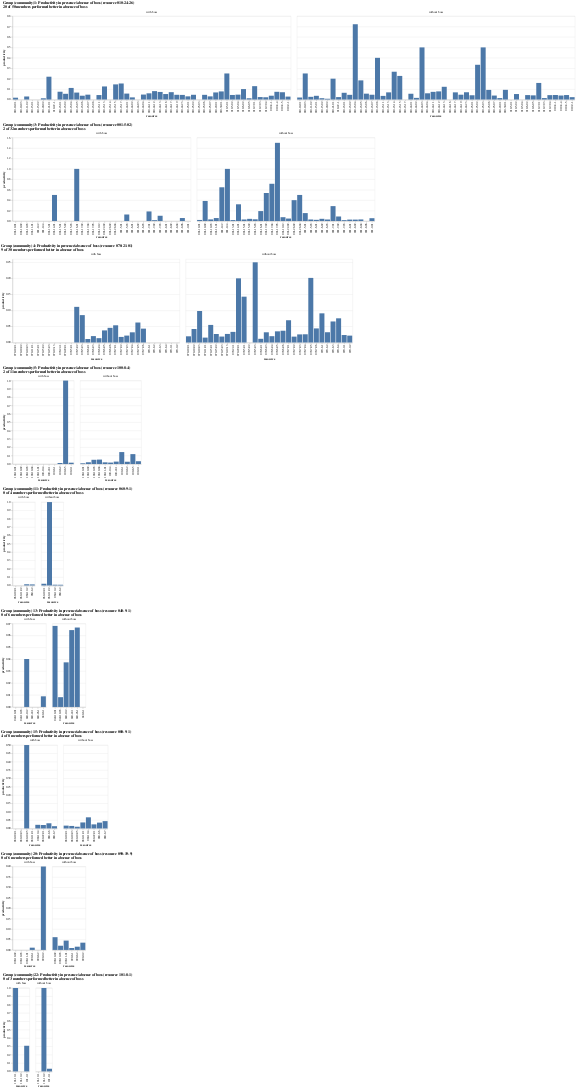

Write notebook code for a chart like this one.
### Markdown cell above
### Find correlation between co-presence periods and decreased performance of resources

### Code cell
col_copresence = 'direct_copresenting_boss'
charts = []
for ic, c in sel_rgs.items():
    # calculate the total number of activities performed by resources with or
    # without bosses
    # excluding the boss resource itself
    data = log.loc[
        (log['resource_group'] == ic) & 
        (log['resource'] != sel_rgs_boss[ic])
    ].groupby(['resource', col_copresence]).agg(
        avg_act_duration=pd.NamedAgg('activity_duration_minutes', 'mean')
    ).reset_index()
    data['productivity'] = 1 / data['avg_act_duration']

    cnt_mobbing_members = 0
    number_common_members = data['resource'].nunique()
    for r in data['resource'].unique():
        if (
            len(data.loc[
                (data['resource'] == r) & (data[col_copresence] == False),
                'productivity'
            ]) > 0 
            and
            len(data.loc[
                (data['resource'] == r) & (data[col_copresence] == True),
                'productivity'
            ]) > 0
        ):
            has_better_perf_without_boss = (
                data.loc[
                    (data['resource'] == r) & (data[col_copresence] == False),
                    'productivity'
                ].iloc[0] != np.inf
            ) and (
                data.loc[
                    (data['resource'] == r) & (data[col_copresence] == False),
                    'productivity'
                ].iloc[0] >
                data.loc[
                    (data['resource'] == r) & (data[col_copresence] == True),
                    'productivity'
                ].iloc[0]
            )
            if has_better_perf_without_boss:
                cnt_mobbing_members += 1
    subtitle = ('{} of {} members performed better in absence of boss'.format(
        cnt_mobbing_members, number_common_members
    ))
    data[col_copresence] = data[col_copresence].apply(
        lambda x: 'with boss' if x else 'without boss'
    )

    charts.append(
        alt.Chart(
            data, 
            title=[
                'Group (community) {}: Productivity in presence/absence of boss (resource {})'.format(ic, sel_rgs_boss[ic]),
                subtitle
            ]
        ).mark_bar().encode(
            x='resource:N',
            y='productivity:Q',
            column=alt.Column(f'{col_copresence}:N').title(None),
            tooltip=['resource', 'productivity']
        )
            
    )
alt.vconcat(*charts)
